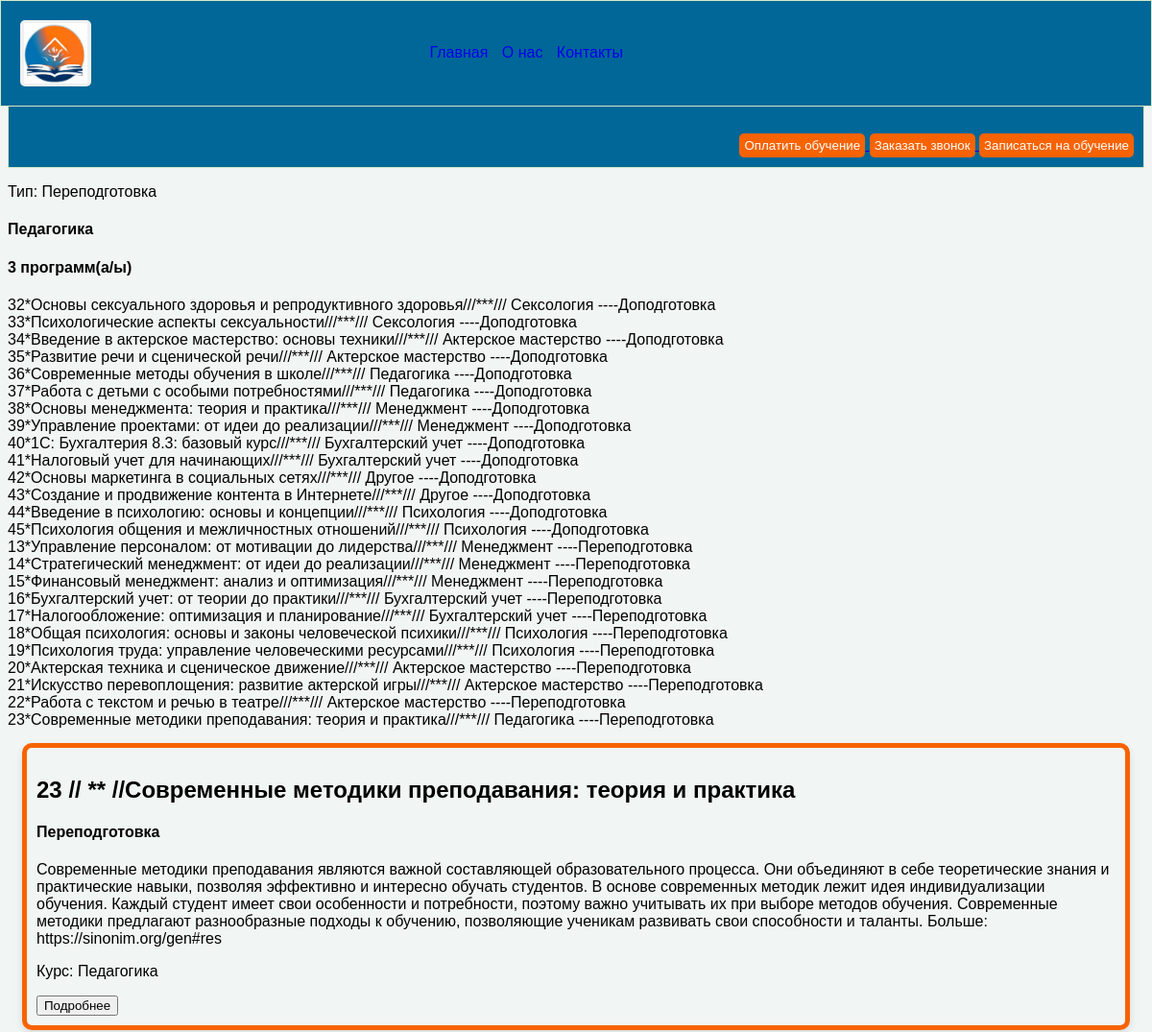
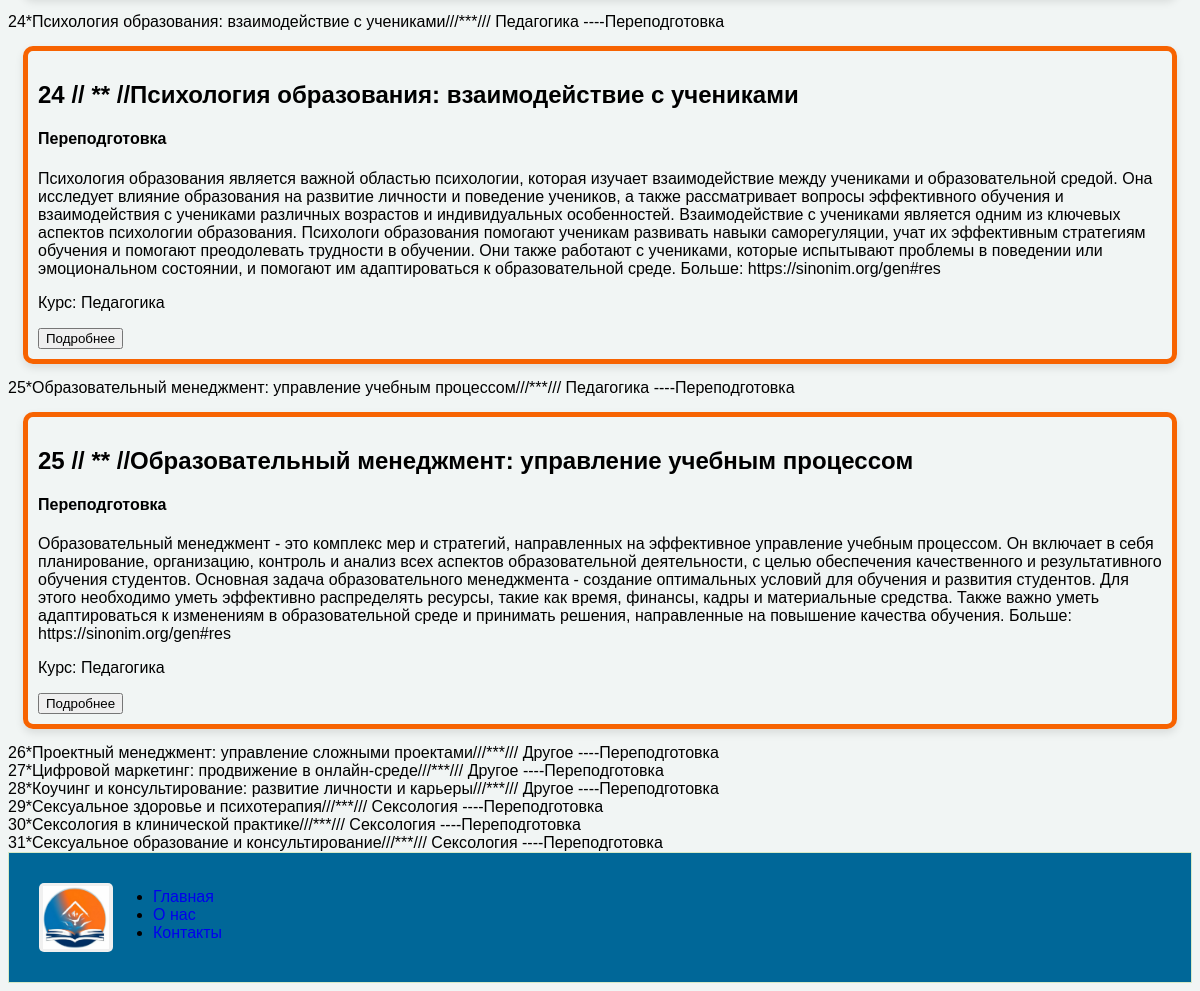
The page /1 on the database its author committed (2 pictures, top to bottom).
### Centr/models.py (models this page shows, shortened)
class MenuTrainingCent(models.Model):
    title = models.CharField(max_length=70, verbose_name='Название')
    description = models.TextField(verbose_name='Описание')
    image = models.ImageField(upload_to='images', verbose_name='Изображение')
    value_programs = models.IntegerField(default=1, verbose_name='количество программ обучения')
    TYPE = [
        ('PPD', 'Переподготовка'),
        ('DPD', 'Доподготовка'),
    ]
    type = models.CharField(choices=TYPE, max_length=3, default='PPD', verbose_name='Тип')

class more_detailed(models.Model):
    title = models.CharField(max_length=200, verbose_name='Название')
    kurs = models.CharField(max_length=70, blank=True,
                            verbose_name='Указать название курса пример Педагогика или менеджмент')
    description = models.TextField(verbose_name='Описание')
    TYPE = [
        ('PPD', 'Переподготовка'),
        ('DPD', 'Доподготовка'),
    ]
    type = models.CharField(choices=TYPE, max_length=3, default='PPD', verbose_name='Тип')

### Centr/views.py (the view)
# urls.py: path('<int:object_id>', views.detailed, name='detailed'),
def detailed(request, object_id):  # object_id принимает id из URL
    detail = get_object_or_404(MenuTrainingCent, pk=object_id)
    program = more_detailed.objects.order_by('type')
    infa = card_info.objects.all()
    context = {'infa': infa,'detail': detail, 'program': program}
    return render(request, 'more_detailed.html', context=context)

### Centr/templates/more_detailed.html
{% extends 'main.html' %}
    {% load static %}
{% block content %}
    <p>Тип: {{ detail.get_type_display }}</p>
    <h4>{{ detail.title }}</h4>
    <h4>{{ detail.value_programs }} программ(а/ы)</h4>
{% for item in program %}
<div>{{item.id}}*{{item.title}}///***/// {{item.kurs}} ----{{item.get_type_display}}</div>
    {% if item.kurs == detail.title  %}
        {% if item.get_type_display == detail.get_type_display %}
            <div class="card_detail">
                <h2>{{item.id}} // ** //{{ item.title }}</h2>
                <h4> {{ item.get_type_display }}</h4>
                <p>{{ item.description }}</p>
                <p>Курс: {{ item.kurs }}</p>
                    <a href="{% url 'info_program' item.id %}"> <button >Подробнее</button></a>
            </div>
        {% endif %}
    {% endif %}
{% endfor %}
{% endblock  %}

### Centr/static/css/marketplace.css (style rules this page uses)
body { background: #f1f5f4; margin: 0; }
* { box-sizing: border-box; }

### Centr/static/css/about111.css (style rules this page uses)
body { font-family: sans-serif; }

### Centr/static/css/trtri.css (style rules this page uses)
.card_detail { position: relative; margin: 15px; overflow: hidden; cursor: pointer; border-radius: 10px; box-shadow: 0 4px 8px rgba(0, 0, 0, 0.1); border: 5px solid #f76301; padding: 10px; margin: 15px; }

### Centr/static/css/callback.css (style rules this page uses)
body { display: block; margin: 8px; }

### Centr/static/css/conta.css (style rules this page uses)
body { font-family: sans-serif; }

### Centr/static/css/payment.css (style rules this page uses)
body { display: block; margin: 8px; }

### rows shown on the page
MenuTrainingCent: type "Переподготовка", title "Педагогика", value_programs "3"
more_detailed: id "32", title "Основы сексуального здоровья и репродуктивного здоровья", kurs "Сексология", type "Доподготовка"
more_detailed: id "33", title "Психологические аспекты сексуальности", kurs "Сексология", type "Доподготовка"
more_detailed: id "34", title "Введение в актерское мастерство: основы техники", kurs "Актерское мастерство", type "Доподготовка"
more_detailed: id "35", title "Развитие речи и сценической речи", kurs "Актерское мастерство", type "Доподготовка"
more_detailed: id "36", title "Современные методы обучения в школе", kurs "Педагогика", type "Доподготовка"
more_detailed: id "37", title "Работа с детьми с особыми потребностями", kurs "Педагогика", type "Доподготовка"
more_detailed: id "38", title "Основы менеджмента: теория и практика", kurs "Менеджмент", type "Доподготовка"
more_detailed: id "39", title "Управление проектами: от идеи до реализации", kurs "Менеджмент", type "Доподготовка"
more_detailed: id "40", title "1С: Бухгалтерия 8.3: базовый курс", kurs "Бухгалтерский учет", type "Доподготовка"
more_detailed: id "41", title "Налоговый учет для начинающих", kurs "Бухгалтерский учет", type "Доподготовка"
more_detailed: id "42", title "Основы маркетинга в социальных сетях", kurs "Другое", type "Доподготовка"
more_detailed: id "43", title "Создание и продвижение контента в Интернете", kurs "Другое", type "Доподготовка"
more_detailed: id "44", title "Введение в психологию: основы и концепции", kurs "Психология", type "Доподготовка"
more_detailed: id "45", title "Психология общения и межличностных отношений", kurs "Психология", type "Доподготовка"
more_detailed: id "13", title "Управление персоналом: от мотивации до лидерства", kurs "Менеджмент", type "Переподготовка"
more_detailed: id "14", title "Стратегический менеджмент: от идеи до реализации", kurs "Менеджмент", type "Переподготовка"
more_detailed: id "15", title "Финансовый менеджмент: анализ и оптимизация", kurs "Менеджмент", type "Переподготовка"
more_detailed: id "16", title "Бухгалтерский учет: от теории до практики", kurs "Бухгалтерский учет", type "Переподготовка"
more_detailed: id "17", title "Налогообложение: оптимизация и планирование", kurs "Бухгалтерский учет", type "Переподготовка"
more_detailed: id "18", title "Общая психология: основы и законы человеческой психики", kurs "Психология", type "Переподготовка"
more_detailed: id "19", title "Психология труда: управление человеческими ресурсами", kurs "Психология", type "Переподготовка"
more_detailed: id "20", title "Актерская техника и сценическое движение", kurs "Актерское мастерство", type "Переподготовка"
more_detailed: id "21", title "Искусство перевоплощения: развитие актерской игры", kurs "Актерское мастерство", type "Переподготовка"
more_detailed: id "22", title "Работа с текстом и речью в театре", kurs "Актерское мастерство", type "Переподготовка"
more_detailed: id "23", title "Современные методики преподавания: теория и практика", kurs "Педагогика", type "Переподготовка", description "Современные методики преподавания являются важной составляющей образовательного процесса. Они объединяют в себе теоретические знания и практические навыки, позволяя эффективно и интересно обучать студентов. В основе современных методик лежит идея индивидуализации обучения. Каждый студент имеет свои особенности и потребности, поэтому важно учитывать их при выборе методов обучения. Современные методики предлагают разнообразные подходы к обучению, позволяющие ученикам развивать свои способности и таланты. Больше: https://sinonim.org/gen#res"
more_detailed: id "24", title "Психология образования: взаимодействие с учениками", kurs "Педагогика", type "Переподготовка", description "Психология образования является важной областью психологии, которая изучает взаимодействие между учениками и образовательной средой. Она исследует влияние образования на развитие личности и поведение учеников, а также рассматривает вопросы эффективного обучения и взаимодействия с учениками различных возрастов и индивидуальных особенностей. Взаимодействие с учениками является одним из ключевых аспектов психологии образования. Психологи образования помогают ученикам развивать навыки саморегуляции, учат их эффективным стратегиям обучения и помогают преодолевать трудности в обучении. Они также работают с учениками, которые испытывают проблемы в поведении или эмоциональном состоянии, и помогают…"
more_detailed: id "25", title "Образовательный менеджмент: управление учебным процессом", kurs "Педагогика", type "Переподготовка", description "Образовательный менеджмент - это комплекс мер и стратегий, направленных на эффективное управление учебным процессом. Он включает в себя планирование, организацию, контроль и анализ всех аспектов образовательной деятельности, с целью обеспечения качественного и результативного обучения студентов. Основная задача образовательного менеджмента - создание оптимальных условий для обучения и развития студентов. Для этого необходимо уметь эффективно распределять ресурсы, такие как время, финансы, кадры и материальные средства. Также важно уметь адаптироваться к изменениям в образовательной среде и принимать решения, направленные на повышение качества обучения. Больше: https://sinonim.org/gen#res"
more_detailed: id "26", title "Проектный менеджмент: управление сложными проектами", kurs "Другое", type "Переподготовка"
more_detailed: id "27", title "Цифровой маркетинг: продвижение в онлайн-среде", kurs "Другое", type "Переподготовка"
more_detailed: id "28", title "Коучинг и консультирование: развитие личности и карьеры", kurs "Другое", type "Переподготовка"
more_detailed: id "29", title "Сексуальное здоровье и психотерапия", kurs "Сексология", type "Переподготовка"
more_detailed: id "30", title "Сексология в клинической практике", kurs "Сексология", type "Переподготовка"
more_detailed: id "31", title "Сексуальное образование и консультирование", kurs "Сексология", type "Переподготовка"
